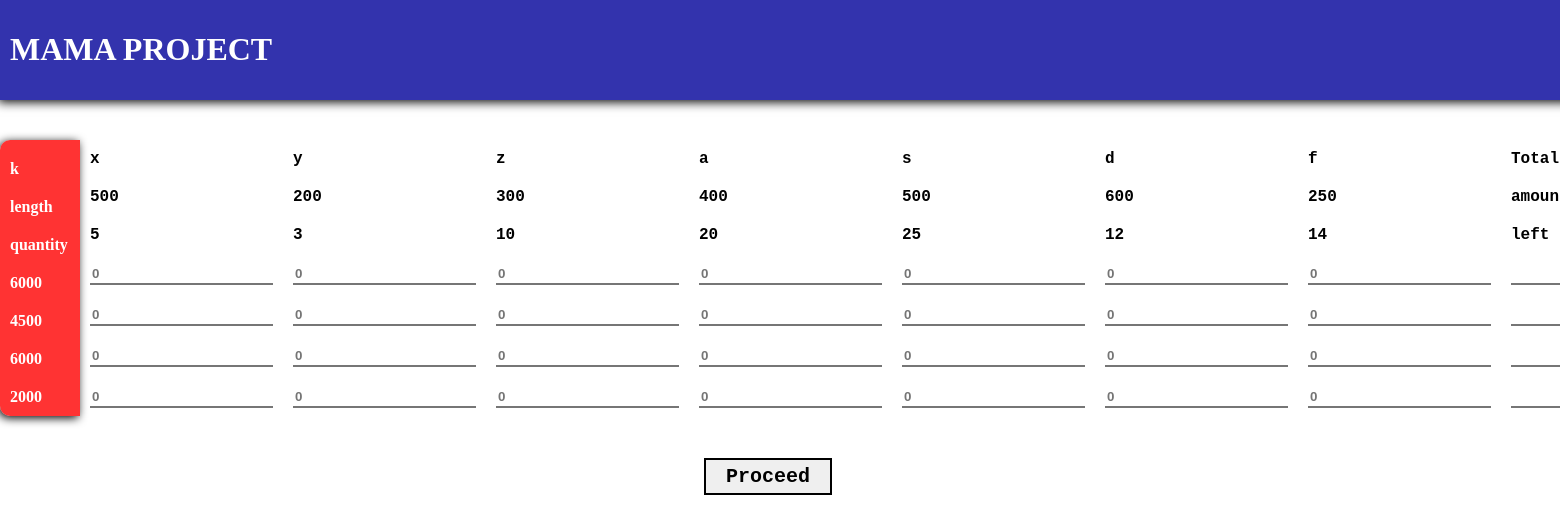
The app's page /, older data.
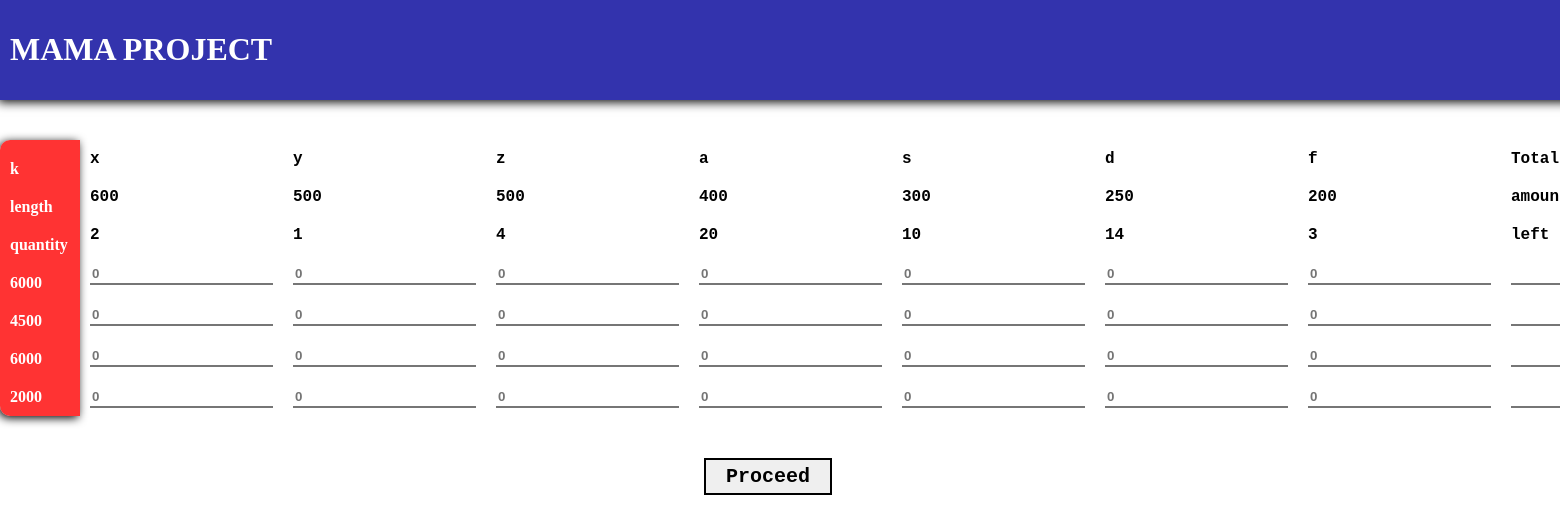
The same page, newer data.
### main/models.py (models this page shows, shortened)
class row(models.Model):
    available_lengths = models.IntegerField()

class column(models.Model):
    name = models.CharField(max_length = 200)
    length = models.IntegerField()
    quantity = models.IntegerField()

### main/views.py (the view)
# urls.py: path("",views.homepage,name="homepage"),
def homepage(request):
    m= list()
    return render(request, 'home.html', {"rows":row.objects.all(),"columns":column.objects.all(),"ans":m})

### templates/home.html (shortened to what this page needs)
<div class="head">
    <h1>MAMA PROJECT</h1>
</div>
<div class="column">
    <table>
        <tr>
            <td>
                k
            </td>
        </tr>
        <tr>
            <td>
                length
            </td>
        </tr>
        <tr>
            <td>
                quantity
            </td>
        </tr>
        {% for i in rows %}
            <tr>
                <td>{{i.available_lengths}}</td>
            </tr>
        {% endfor %}
    </table>
</div>
<div class="column1">
    <form action="calculate">
        <table>
            <tr>
                {% for i in columns %}
                <td>
                    <p>{{i.name}}</p>
                </td>
                {% endfor %}
                <td>Total</td>
            </tr>
            <tr>
                {% for i in columns %}
                <td>
                    <p>{{i.length}}</p>
                </td>
                {% endfor %}
                <td>amount</td>
            </tr>
            <tr>
                {% for i in columns %}
                <td>
                    <p>{{i.quantity}}</p>
                </td>
                {% endfor %}
                <td>left</td>
            </tr>
                {% for i in rows %}
                    <tr>
                        {% for j in columns %}
                            <td><input type="number" name="{{i.id}}{{j.id}}" placeholder="0"></td>
                        {% endfor %}
                            <td><input type="number" name="ans{{i.id}}" ></td>
                            </div>
                            </tr>
                        {% endfor %}
        <button class="glow-on-hover" type="submit">Proceed</button>

### templates/home.html (style rules this page uses)
.head { box-shadow: -2px 2px 10px black; position : fixed; background-color: rgba(0, 0, 153, 0.8); color: white; padding:10px; margin-bottom: 20px; font-family:initial; width:100%; }
.column { margin-top:140px; float: left; width: 40px; padding-right: 40px; padding-top: 10px; background-color: rgba(255, 0, 0, 0.8); font-weight:bold; border-top-left-radius: 10px; border-bottom-left-radius: 10px; box-shadow: -2px 2px 10px black; }
.column1 { margin-top:140px; float: left; width: 80%; padding-right: 40px; font-family: 'Courier New', Courier, monospace; }
table { border-collapse: collapse; font-weight: bold; }
.column1 td { padding: 10px; }
.column td { padding: 10px; color: white; }
input { border-width: 0px; border-bottom-width: 2px; padding: 2px; font-weight: bold; }
.glow-on-hover { position: relative; background-color:none; color: black; padding:5px; padding-right:20px; padding-left: 20px; font-weight: bold; font-size: 20px; font-family:'Courier New', Courier, monospace ; margin-top:40px; margin-left: 50%; border-style: solid; border-color: black; transition-property: background-color, color, font-size; transition-duration: .5s; transition-timing-function: ease; }

Row changes from the older to the newer data that the page shows:
removed column: name "x", length "500", quantity "5"
removed column: name "y", length "200", quantity "3"
removed column: name "z", length "300", quantity "10"
removed column: name "s", length "500", quantity "25"
removed column: name "d", length "600", quantity "12"
removed column: name "f", length "250", quantity "14"
added column: name "x", length "600", quantity "2"
added column: name "y", length "500", quantity "1"
added column: name "z", length "500", quantity "4"
added column: name "s", length "300", quantity "10"
added column: name "d", length "250", quantity "14"
added column: name "f", length "200", quantity "3"
